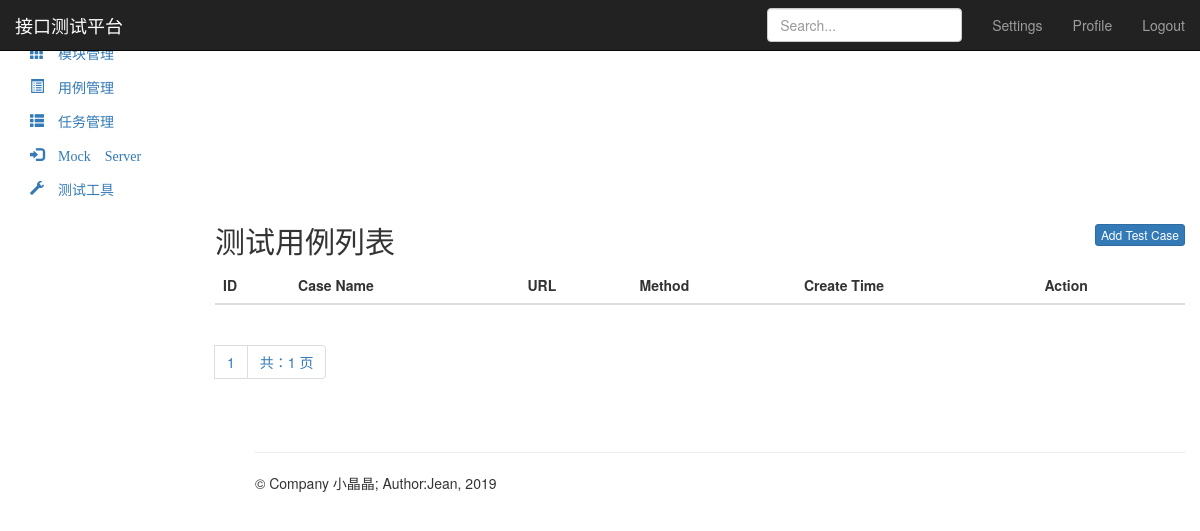
Before: /testcase/ with the older database file.
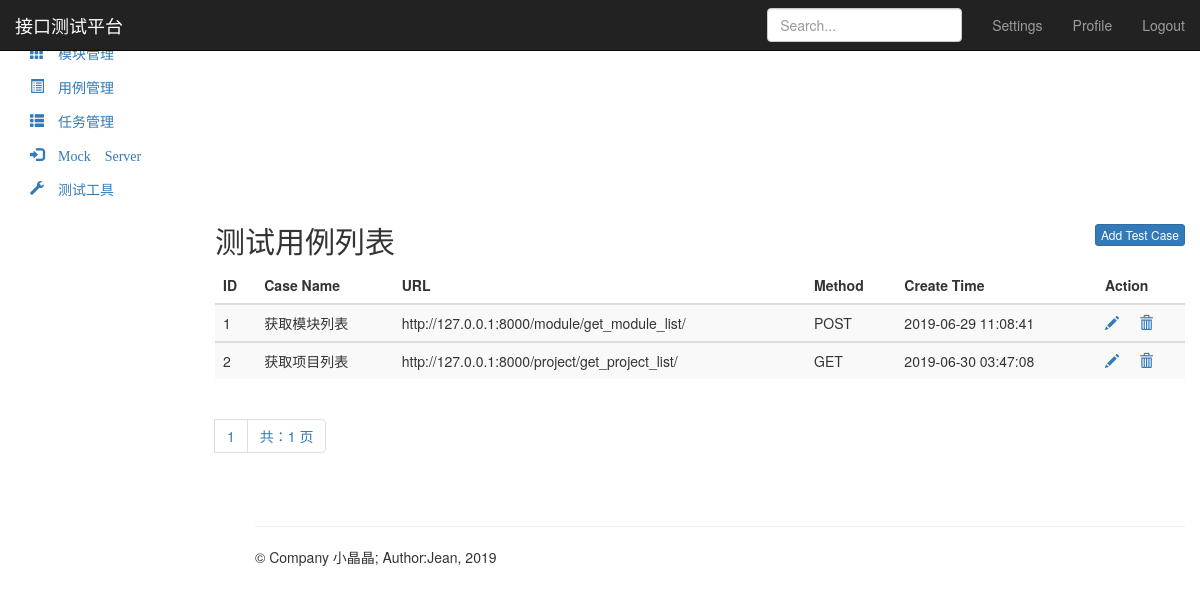
After: the same page with the newer database file.
### test_case_app/models.py (models this page shows, shortened)
class TestCase(models.Model):
    module = models.ForeignKey(Module, on_delete=models.CASCADE)
    case_name = models.CharField("用例名称", max_length=50, null=False)
    url = models.TextField("请求URL", null=False)
    method = models.IntegerField("请求方法", null=False)
    header = models.TextField("请求头", null=False)
    parameter_type = models.IntegerField("参数类型", null=False)  # 1：form-data 2: json
    parameter_body = models.TextField("参数内容", null=False)
    result = models.TextField("结果", null=False)
    assert_type = models.IntegerField("断言类型", null=False)  # 1：包含contains 2: 匹配mathches
    assert_text = models.TextField("断言结果", null=False)
    create_time = models.DateTimeField("创建时间", auto_now_add=True)
    status = models.BooleanField("状态", default=True)  # 控制用例的删除

### test_case_app/views.py (the view)
# urls.py: path('', views.testcase_manage),
def testcase_manage(request):
    case_list = TestCase.objects.all()
    p = Paginator(case_list, 10)
    page = request.GET.get('page')
    try:
        cases = p.page(page)
    except PageNotAnInteger:
        cases = p.page(1)
    except EmptyPage:
        cases = p.page(p.num_pages)
    return render(request, "test_case_list.html", {"type": "list",
                                                   "cases": cases
                                                   })

### templates/test_case_list.html (shortened to what this page needs)
{% extends "base.html" %}
{% block base %}
<nav class="navbar navbar-inverse navbar-fixed-top">
    <div class="container-fluid">
        <div class="navbar-header">
            <a class="navbar-brand" href="/project/">接口测试平台</a>
        </div>
        <div id="navbar" class="navbar-collapse collapse">
            <ul class="nav navbar-nav navbar-right">
                <li><a href="#">Settings</a></li>
                <li><a href="#">Profile</a></li>
                <li><a href="/logout/">Logout</a></li>
            </ul>
            <form class="navbar-form navbar-right">
                <input type="text" class="form-control" placeholder="Search...">
            </form>
        </div>
    </div>
</nav>
<div class="container-fluid">
    <div class="row">
        <div class="col-sm-3 col-md-2 sidebar">
            <ul class="nav nav-sidebar">
                <li>
                    <a href="/project/" class="glyphicon glyphicon-th-large">&nbsp;项目管理</a>
                </li>
                <li>
                    <a href="/module/" class="glyphicon glyphicon-th">&nbsp;模块管理</a>
                </li>
            </ul>
            <ul class="nav nav-sidebar">
                <li class="active">
                    <a href="/testcase/" class="glyphicon glyphicon-list-alt">&nbsp;用例管理</a>
                </li>
                <li><a href="" class="glyphicon glyphicon-th-list">&nbsp;任务管理</a></li>
            </ul>
            <ul class="nav nav-sidebar">
                <li><a href="" class="glyphicon glyphicon-log-in">&nbsp;Mock Server</a></li>
                <li><a href="" class="glyphicon glyphicon-wrench">&nbsp;测试工具</a></li>
            </ul>
        </div>
        <div class="col-sm-9 col-sm-offset-3 col-md-10 col-md-offset-2 main">
            {% if type == "list" %}
            <h2 class="sub-header">测试用例列表
                <button type="button" class="btn btn-xs btn-primary" style="float: right;"
                        onclick="location.href='/testcase/add_case/'">Add Test Case
                </button>
            </h2>
            <div class="table-responsive">
                <table class="table table-striped">
                    <thead>
                    <tr>
                        <th>ID</th>
                        <th>Case Name</th>
                        <th>URL</th>
                        <th>Method</th>
                        <th>Create Time</th>
                        <th>Action</th>
                    </tr>
                    </thead>
                    {% for case in cases %}
                    <tbody>
                    <tr>
                        <td>{{ case.id }}</td>
                        <td>{{ case.case_name }}</td>
                        <td>{{ case.url }}</td>
                        <td>
                            {% if case.method == 1 %}
                            GET
                            {% elif case.method == 2 %}
                            POST
                            {% elif case.method == 3 %}
                            PUT
                            {% elif case.method == 4 %}
                            DELETE
                            {% endif %}
                        </td>
                        <td>{{ case.create_time | date:"Y-m-d H:i:s" }}</td>
                        <td>
                            <a href="/testcase/edit_case/{{ case.id }}/" class="glyphicon glyphicon-pencil"
                               style="width: 30px"></a>
                            <a href="/testcase/delete_case/{{ case.id }}/" class="glyphicon glyphicon-trash"></a>
                        </td>
                    </tr>
                    </tbody>
                    {% endfor %}
                </table>
            </div>
            <div>
                <nav aria-label="Page navigation">
                    <ul class="pagination">
                        <li><a href="#">{{ cases.number }}</a></li>
                        <li><a href="#">共：{{ cases.paginator.num_pages }} 页</a></li>
                    </ul>
                </nav>
            </div>
            {% endif %}
        </div>
    </div>
</div>
{% endblock %}

### templates/base.html (shortened to what this page needs)
<!DOCTYPE html>
<html lang="en">
<head>
    <link href="https://cdn.bootcss.com/bootstrap/3.3.7/css/bootstrap.min.css" rel="stylesheet">
    <link href="https://v3.bootcss.com/examples/dashboard/dashboard.css" rel="stylesheet">
    {% load static %}
</head>
<body>
    {% block base %}{% endblock %}
    <div class="container theme-showcase" role="main" style="float:right; width: 80%;">
        <div class="page-header">
        </div>
        <footer class="footer">
            <p>&copy; Company 小晶晶; Author:Jean, 2019</p>
        </footer>
    </div>
</body>
</html>

Changed rows visible on the page:
added TestCase: id "1", case_name "获取模块列表", url "http://127.0.0.1:8000/module/get_module_list/", method "POST", create_time "2019-06-29 11:08:41"
added TestCase: id "2", case_name "获取项目列表", url "http://127.0.0.1:8000/project/get_project_list/", method "GET", create_time "2019-06-30 03:47:08"
